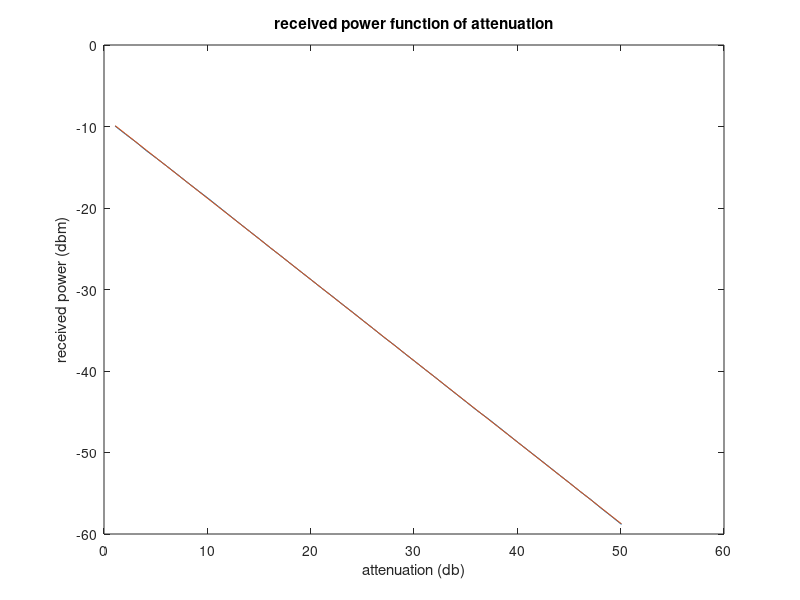

Reproduce this figure in MATLAB.
bias_mA = 56.2;

%dbm
received_power_dbm = [-9.95,-10.94,-11.90,-12.95,-13.90,-14.87,-15.86,-16.87,-17.85,-18.82,-19.83,-20.84,-21.85,-22.85,-23.84,-24.87,-25.84,-26.85,-27.85,-28.84,-29.85,-30.82,-31.83,-32.81,-33.82,-34.82,-35.85,-36.80,-37.83,-38.82,-39.82,-40.80,-41.82,-42.82,-43.82,-44.83,-45.76,-46.76,-47.77,-48.78,-49.77,-50.76,-51.76,-52.77,-53.76,-54.79,-55.75,-56.81,-57.80,-58.82];

%db
attenuation = 1.08:1:50.08;


p = polyfit(attenuation,received_power_dbm,1);
test = p(1).*attenuation + p(2);


figure (1)
plot(attenuation,received_power_dbm,attenuation,test);

xlabel('attenuation (db)');
ylabel('received power (dbm)');
title('received power function of attenuation');

p = polyfit(attenuation,received_power_dbm,1);
